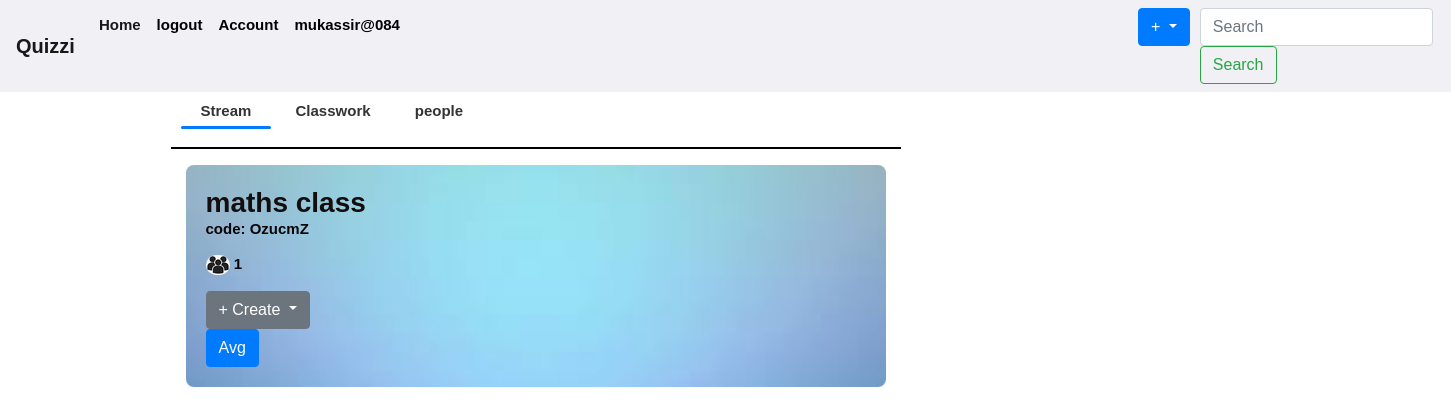
Page /_class/1 (signed in) on the committed database.
### quiz/models.py (models this page shows, shortened)
class User(db.Model, UserMixin):
    id = db.Column(db.Integer, primary_key=True)
    username = db.Column(db.String(20), unique=True, nullable=False)
    email = db.Column(db.String(120), unique=True, nullable=False)
    password = db.Column(db.String(60), nullable=False)
    classes_enrolled = db.relationship('Class', backref='students', lazy='dynamic', cascade="all, delete-orphan")
    quizzes = db.relationship('LiveQuiz', backref='user', lazy=True, cascade="all, delete-orphan")
    quiz_attempts = db.relationship('QuizAttempts', backref='user_attempts', lazy='dynamic', cascade="all, delete-orphan")
    assignments = db.relationship('Assignment', backref='user', lazy=True, cascade="all, delete-orphan")

class Class(db.Model):
    id = db.Column(db.Integer, primary_key=True)
    username = db.Column(db.String(20), nullable=False)
    class_name = db.Column(db.String(100), nullable=False)
    class_code = db.Column(db.String(6), nullable=False, unique=True)
    creator_id = db.Column(db.Integer, nullable=False)
    user_id = db.Column(db.Integer, db.ForeignKey('user.id'), nullable=False)
    created_at = db.Column(db.DateTime, default=datetime.utcnow)
    assignments = db.relationship('Assignment', backref='class', lazy=True, cascade="all, delete-orphan")
    quizzes = db.relationship('Quiz', backref='class', lazy=True, cascade="all, delete-orphan")

### quiz/Class/routes.py (the view)
@app.route('/_class/<int:classid>')
def class_info(classid):
    classinfo = Class.query.get_or_404(classid)
    user = User.query.filter_by(username=classinfo.username).first()
    assignments = Assignment.query.filter_by(class_id=classinfo.id).all()
    userassigns = user.assignments
    quizzes = classinfo.quizzes
    participants = len(ClassStudent.query.filter_by(class_id=classid).all())
    people = get_people(classid)
    if classinfo:
        return render_template('classinfo.html',classinfo=classinfo, current_user=current_user,
                                assignments=assignments,userassigns=userassigns,quizzes=quizzes, participants=participants,  people=people)

### quiz/models.py (called while the page is built)
@login_manager.user_loader
def load_user(user_id):
    return User.query.get(int(user_id))

### quiz/utils.py (called while the page is built)
def get_people(classid):
    people = []
    classpeople = ClassStudent.query.filter_by(class_id=classid).all()
    for p in classpeople:
        data = User.query.get_or_404(p.user_id)
        people.append(data)
    return people

### quiz/templates/classinfo.html (shortened to what this page needs)
{% extends "layout.html" %}
{% block content %}
<div class="classinfoo">
<div  >
    <div class="class-info-container">
        <div class="mini-navbar">
          <a href="#" class="class-nav tab1" >Stream</a>
          <a href="#" class="class-nav tab3">Classwork</a>
          <a href="#" class="class-nav tab2">people</a>
        </div><hr>
        <div class="class-content tab-content tab1">
            {% if classinfo.creator_id == current_user.id %}
            <div class="bg">
                <div class="container" >
               <div id="classinfo">
                <h2><b>{{ classinfo.class_name }}</b></h2>
                <p> code: {{ classinfo.class_code }}</p>
                <p><img src="{{url_for('static', filename='participants.png')}}" style="border-radius: 30px;"> {{ participants}}</p>
                <div class="dropdown">
                    <button class="btn btn-secondary dropdown-toggle" type="button" id="dropdownMenuButton" data-toggle="dropdown" aria-haspopup="true" aria-expanded="false">
                        + Create
                    </button>
            </div>                <a href="{{ url_for('teacher_dashboard', class_id=classinfo.id) }}" class="btn btn-primary">Avg</a>
                </div>
                </div>
                </div>
                    {% endif %}
            </div>
        </div>
    </div>
</div>
{% endblock %}

### quiz/templates/layout.html (shortened to what this page needs)
<!DOCTYPE html>
<html lang="en">
<head>
   <link rel="stylesheet" href="https://cdn.jsdelivr.net/npm/bootstrap@4.3.1/dist/css/bootstrap.min.css">
   <link rel="stylesheet" type="text/css" href="{{ url_for('static', filename='style.css')}}">
  </head>
<body>
<header class="site-header">
    <nav class="navbar navbar-expand-lg navbar-light custom-light" id="navbar" >
          {% if current_user.is_authenticated %}
          <a class="navbar-brand" href="{{url_for('home')}}">Quizzi</a>
          {% else %}
          <a class="navbar-brand" href="{{url_for('login')}}">Quizzi</a>
          {% endif %}
        <div class="collapse navbar-collapse" id="navbarSupportedContent">
          <ul class="navbar-nav mr-auto">
            {% if current_user.is_authenticated %}
            <li class="nav-item active">
              <a class="nav-link" href="{{ url_for('home') }}">Home <span class="sr-only">(current)</span></a>
            </li>
            <li class="nav-item">
              <a class="nav-link " href="{{ url_for('logout') }}" tabindex="-1" aria-disabled="true">logout</a>
            </li>
            <li class="nav-item">
              <a class="nav-link " href="{{ url_for('account') }}" tabindex="-1" aria-disabled="true">Account</a>
            </li>
            <li class="nav-item"><a class="nav-link "tabindex="-1" aria-disabled="true">{{ current_user.username}}</a></li>
            <li >
              <div class="btn-group" style=" margin-left: 730px; margin-right: 10px;">
                <button type="button" class="btn btn-primary dropdown-toggle" data-toggle="dropdown" aria-haspopup="true" aria-expanded="false">
                    +
                </button>
            </div>
              </li>
              <li>
            <form class="form-inline my-2 my-lg-0">
              <input class="form-control mr-sm-2" type="search" placeholder="Search" aria-label="Search">
              <button class="btn btn-outline-success my-2 my-sm-0" type="submit">Search</button>
            </form>
          </div>
            {% endif %}
      </nav>
      <main role="main" id="layout" class="container">
        <div class="row">
          <div class="col-md-8">
            {% block content %}{% endblock %}
            </div>
            </div>
            </main>
</body>
</html>

### quiz/static/style.css (style rules this page uses)
hr { color: black; height: 1px; background: black; }
#classinfo { border-radius: 8px; max-width: 100%; padding: 20px; background-image: url(blue.jpg); background-size: cover; }
.mini-navbar { background-color:#fff; padding: 10px; }
.class-nav { text-decoration: none; padding: 10px 20px; color: #333; transition: border-color 0.3s ease-in-out, color 0.3s ease-in-out; position: relative; background-color:#fff; }
.class-nav.active::after { content: ''; display: block; height: 3px; background-color: #007BFF; position: absolute; bottom: 0; left: 0; right: 0; border-radius: 3px; }
h2 { font-size: 24px; }
.site-header .navbar-nav .nav-link { color: black }
.navbar { background-color: #f8f5f5; }
#navbar { background-color: #f0f0f5; color: white; }
h1, h2, h3, h4, h5, h6 { color: #130d0d; line-height: 1.25; font-size: 28px; font-weight: bold; margin: 0; }
p { color: #070505; }
body { font-family: Arial, sans-serif; background-color: #fff; padding: 0; margin-top: 20px; }

### quiz/templates/layout.html (style rules this page uses)
body { color: #2b3a47; line-height: 1.25; font-size: 15px; font-weight: bold; margin: 0; }

### rows in the picture
User: username "mukassir@084"
Class: class_name "maths class", class_code "OzucmZ"

### other values in the picture
{{ participants }} "1"
